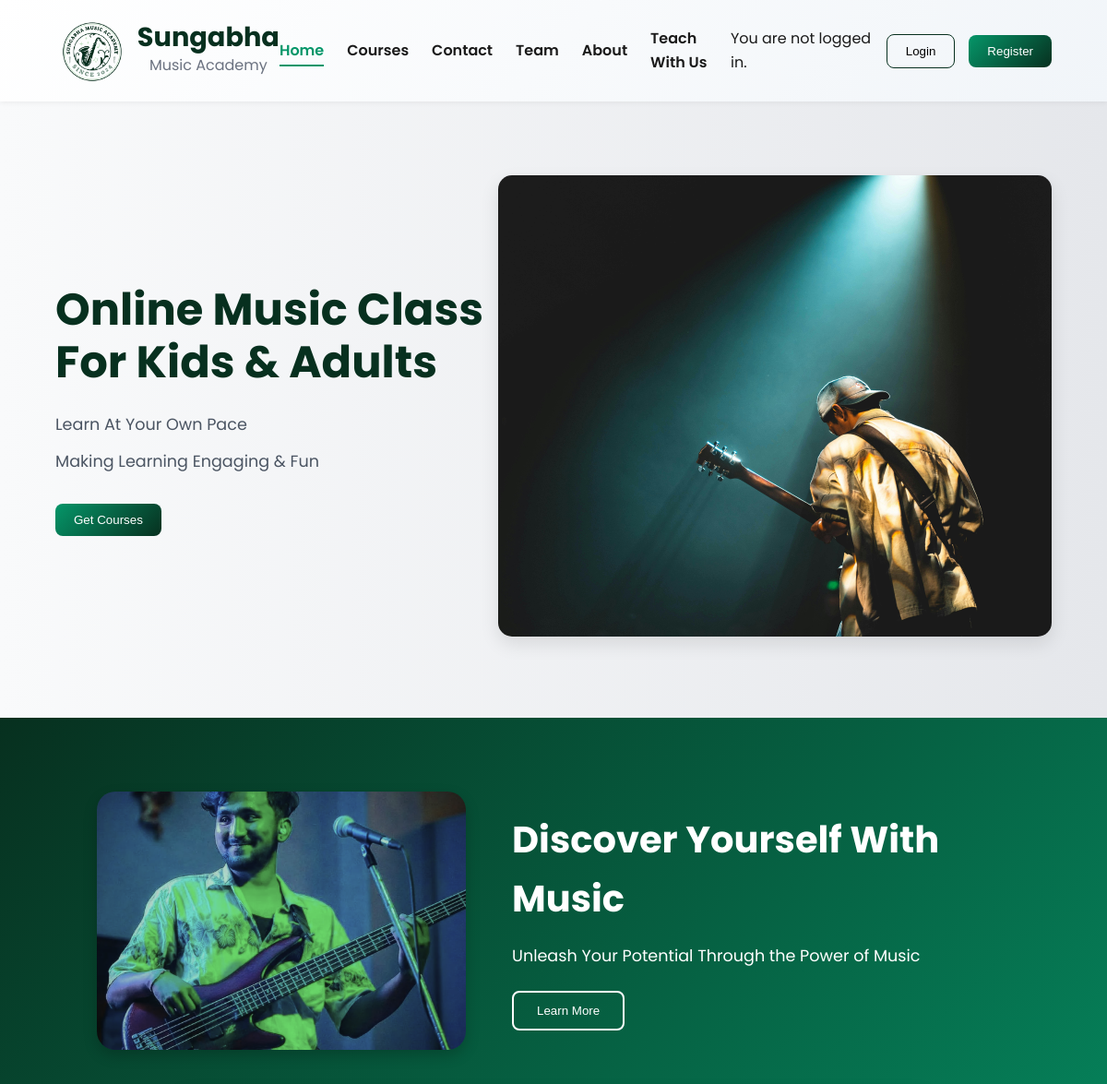
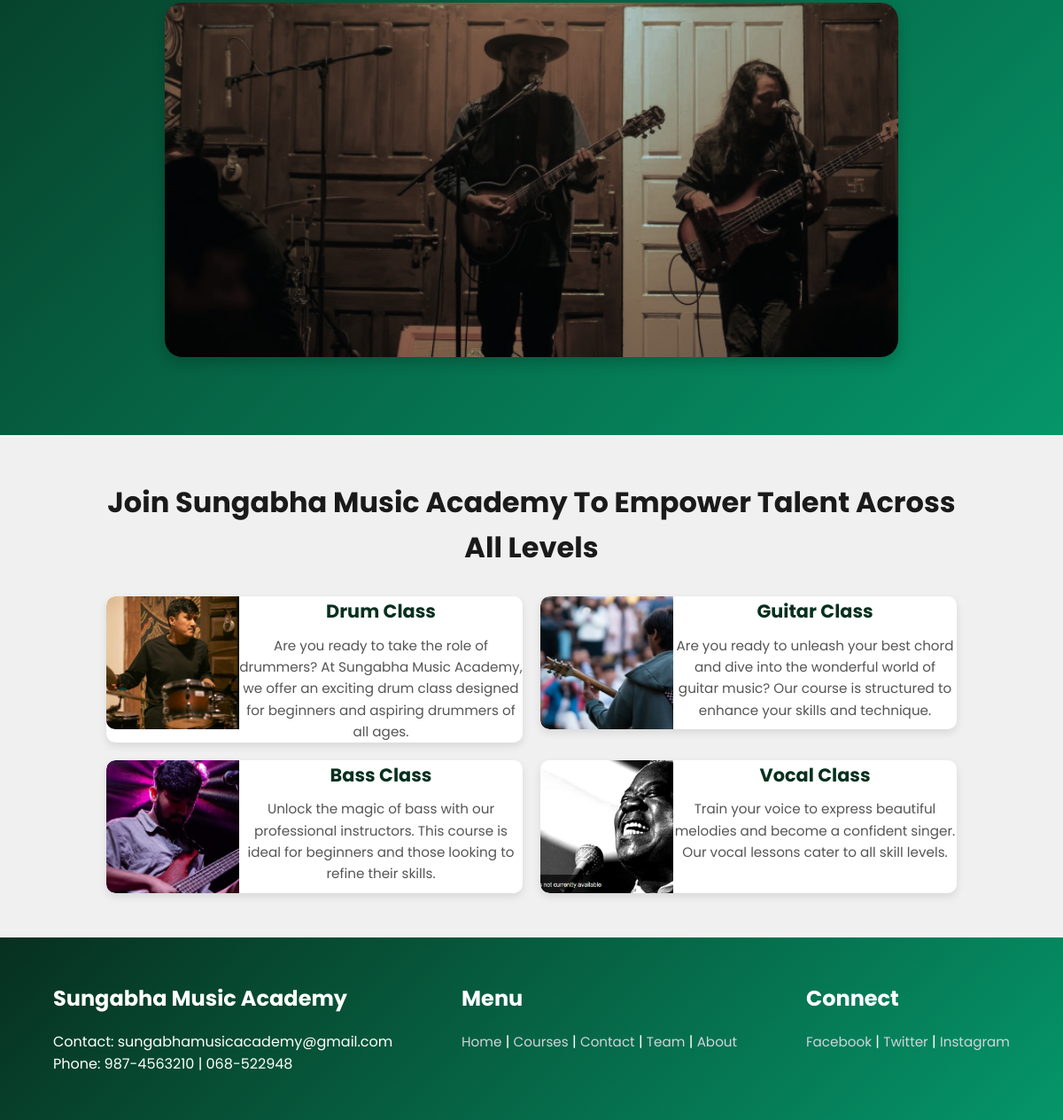
The page / on the database its author committed (2 pictures, top to bottom).
### music/models.py (models this page shows, shortened)
class HomeCourse(models.Model):
    title = models.CharField(max_length=100)
    description = models.TextField()
    image = models.ImageField(upload_to='home_courses/')
    order = models.PositiveIntegerField(default=0)
    class Meta:
        ordering = ['order']

### music/views.py (the view)
# urls.py: path('', views.home, name='home'),
def home(request):
    home_courses = HomeCourse.objects.all()
    logger.debug(f"Rendering home page for user: {request.user.username if request.user.is_authenticated else 'Anonymous'}")
    return render(request, 'home.html', {'home_courses': home_courses})

### music/templates/home.html (shortened to what this page needs)
{% load static %}
<!DOCTYPE html>
<html lang="en">
<head>
</head>
<body>
    <nav>
        <div class="logo-container">
            <img src="{% static 'images/LogoR.png' %}" alt="Sungabha Music Academy Logo" aria-label="Sungabha Music Academy Logo">
            <div class="brand-text">
                <span class="brand-title">Sungabha</span>
                <span class="brand-subtitle">Music Academy</span>
            </div>
        </div>
        <div>
            <a href="{% url 'home' %}" class="active" aria-current="page">Home</a>
            <a href="{% url 'courses_list' %}">Courses</a>
            <a href="contact.html">Contact</a>
            <a href="team.html">Team</a>
            <a href="about.html">About</a>
            <a href="teach-with-us.html">Teach With Us</a>
        </div>
        <div>
            {% if user.is_authenticated %}
                <p>Hello, {{ user.username }}!</p>
                <a href="{% url 'logout' %}"><button aria-label="Logout">Logout</button></a>
            {% else %}
                <p>You are not logged in.</p>
                <a href="{% url 'login' %}"><button aria-label="Login">Login</button></a>
                <a href="{% url 'register' %}"><button class="btn-primary" aria-label="Register">Register</button></a>
            {% endif %}
        </div>
    </nav>
    <section class="hero" aria-labelledby="hero-title">
        <div class="hero-content">
            <h1 id="hero-title">Online Music Class For Kids & Adults</h1>
            <ul>
                <li>Learn At Your Own Pace</li>
                <li>Making Learning Engaging & Fun</li>
            </ul>
            <button class="btn-primary" aria-label="Get Courses">Get Courses</button>
        </div>
        <div>
            <img src="{% static 'images/Nice.jpg' %}" alt="Music class illustration" class="hero-image">
        </div>
    </section>
    <section class="discover" aria-labelledby="discover-title">
        <div class="discover-content">
            <img src="{% static 'images/Sabin1.png' %}" alt="Musician performing">
            <div class="discover-text">
                <h2 id="discover-title">Discover Yourself With Music</h2>
                <p>Unleash Your Potential Through the Power of Music</p>
                <button aria-label="Learn More">Learn More</button>
            </div>
        </div>
        <div class="discover-image-full">
            <img src="{% static 'images/Trio1.png' %}" alt="Band performance">
        </div>
    </section>
    <section class="courses" aria-labelledby="courses-title">
        <h2 id="courses-title">Join Sungabha Music Academy To Empower Talent Across All Levels</h2>
        <div class="courses-grid">
            {% for course in home_courses %}
                <a href="{% url 'courses_list' %}" style="text-decoration: none; color: inherit;" aria-label="View {{ course.title }} course">
                    <div class="course-card">
                        <img src="{{ course.image.url }}" alt="{{ course.title }}">
                        <div class="course-content">
                            <h3>{{ course.title }}</h3>
                            <p>{{ course.description }}</p>
                        </div>
                    </div>
                </a>
            {% endfor %}
        </div>
    </section>
    <footer class="footer" aria-label="Footer">
        <div>
            <h3>Sungabha Music Academy</h3>
            <p>Contact: sungabhamusicacademy@gmail.com<br>Phone: 987-4563210 | 068-522948</p>
        </div>
        <div>
            <h3>Menu</h3>
            <a href="#" aria-label="Home">Home</a> |
            <a href="#" aria-label="Courses">Courses</a> |
            <a href="#" aria-label="Contact">Contact</a> |
            <a href="#" aria-label="Team">Team</a> |
            <a href="#" aria-label="About">About</a>
        </div>
        <div>
            <h3>Connect</h3>
            <a href="#" aria-label="Facebook">Facebook</a> |
            <a href="#" aria-label="Twitter">Twitter</a> |
            <a href="#" aria-label="Instagram">Instagram</a>
        </div>
    </footer>
</body>
</html>

### music/templates/home.html (style rules this page uses)
* { margin: 0; padding: 0; box-sizing: border-box; }
body { font-family: 'Poppins', sans-serif; background-color: #f9fafb; color: #1a1a1a; line-height: 1.6; overflow-x: hidden; }
nav { display: flex; justify-content: space-between; align-items: center; padding: 20px 5%; background: linear-gradient(135deg, #ffffff, #f1f5f9); box-shadow: 0 2px 5px rgba(0, 0, 0, 0.05); position: sticky; top: 0; z-index: 1000; }
.logo-container { display: flex; align-items: center; gap: 10px; }
.logo-container img { height: 70px; width: auto; }
.brand-text { display: flex; flex-direction: column; line-height: 0.2; }
.brand-title { font-size: 1.8rem; font-weight: 700; color: #07301f; }
.brand-subtitle { font-size: 1rem; color: #6b7280; }
nav div:nth-child(2) { display: flex; gap: 25px; font-size: 1rem; align-items: center; }
nav div:nth-child(3) { display: flex; align-items: center; gap: 15px; }
nav a { text-decoration: none; color: #1a1a1a; font-weight: 600; transition: color 0.3s ease; position: relative; }
nav a.active { color: #059669; }
nav a.active::after { content: ""; width: 100%; height: 2px; background-color: #059669; position: absolute; bottom: -4px; left: 0; }
button { padding: 10px 20px; border: 1px solid #07301f; border-radius: 8px; cursor: pointer; transition: all 0.3s ease; background-color: transparent; font-weight: 500; }
.btn-primary { background: linear-gradient(135deg, #059669, #07301f); color: white; border: none; }
.hero { display: flex; justify-content: space-between; align-items: center; padding: 80px 5%; background: linear-gradient(to right, #f9fafb, #e5e7eb); min-height: 80vh; }
.hero-content { max-width: 45%; }
.hero-content h1 { font-size: 3rem; font-weight: 700; color: #07301f; margin-bottom: 1.5rem; line-height: 1.2; }
.hero-content ul { list-style: none; padding: 0; margin-bottom: 2rem; }
.hero-content li { font-size: 1.1rem; margin-bottom: 0.75rem; color: #4b5563; }
.hero-image { border-radius: 15px; width: 600px; height: 500px; object-fit: cover; box-shadow: 0 8px 20px rgba(0, 0, 0, 0.1); transition: transform 0.3s ease; }
.discover { background: linear-gradient(135deg, #07301f, #059669); color: white; padding: 80px 5%; text-align: center; }
.discover-content { display: flex; align-items: center; justify-content: center; gap: 50px; max-width: 1200px; margin: auto; }
.discover img { border-radius: 20px; width: 400px; height: 280px; object-fit: cover; box-shadow: 0 6px 15px rgba(0, 0, 0, 0.2); }
.discover-text { max-width: 50%; text-align: left; }
.discover-text h2 { font-size: 2.5rem; font-weight: 700; margin-bottom: 1rem; }
.discover-text p { font-size: 1.1rem; margin-bottom: 1.5rem; }
.discover button { padding: 12px 25px; border: 2px solid white; background: transparent; color: white; border-radius: 8px; font-weight: 500; transition: all 0.3s ease; }
.discover-image-full { margin-top: 40px; }
.discover-image-full img { width: 76.6%; height: 70%; border-radius: 20px; box-shadow: 0 6px 15px rgba(0, 0, 0, 0.2); }
.courses { padding: 50px 10%; background-color: #f0f0f0; color: #1a1a1a; text-align: center; }
.courses h2 { font-size: 2em; margin-bottom: 30px; font-weight: bold; }
.courses-grid { display: grid; grid-template-columns: repeat(2, 1fr); gap: 20px; }
.course-card { background-color: white; display: flex; border-radius: 10px; overflow: hidden; box-shadow: 0 4px 10px rgba(0, 0, 0, 0.1); transition: transform 0.3s ease; }
.course-card img { width: 150px; height: 150px; object-fit: cover; border-radius: 10px 0 0 10px; }
.course-content { text-align: center; }
.course-content h3 { margin: 0; color: #07301f; font-size: 1.3em; }
.course-content p { margin-top: 10px; font-size: 0.95em; color: #555; }
.footer { background: linear-gradient(135deg, #07301f, #059669); color: white; padding: 50px 5%; display: flex; justify-content: space-between; gap: 20px; flex-wrap: wrap; }
.footer h3 { font-size: 1.5rem; margin-bottom: 1rem; }
.footer a { color: #d1d5db; text-decoration: none; font-size: 0.95rem; transition: color 0.3s ease; }

### rows shown on the page
HomeCourse: image (picture), title "Drum Class", description "Are you ready to take the role of drummers? At Sungabha Music Academy, we offer an exciting drum class designed for beginners and aspiring drummers of all ages."
HomeCourse: image (picture), title "Guitar Class", description "Are you ready to unleash your best chord and dive into the wonderful world of guitar music? Our course is structured to enhance your skills and technique."
HomeCourse: image (picture), title "Bass Class", description "Unlock the magic of bass with our professional instructors. This course is ideal for beginners and those looking to refine their skills."
HomeCourse: image (picture), title "Vocal Class", description "Train your voice to express beautiful melodies and become a confident singer. Our vocal lessons cater to all skill levels."
